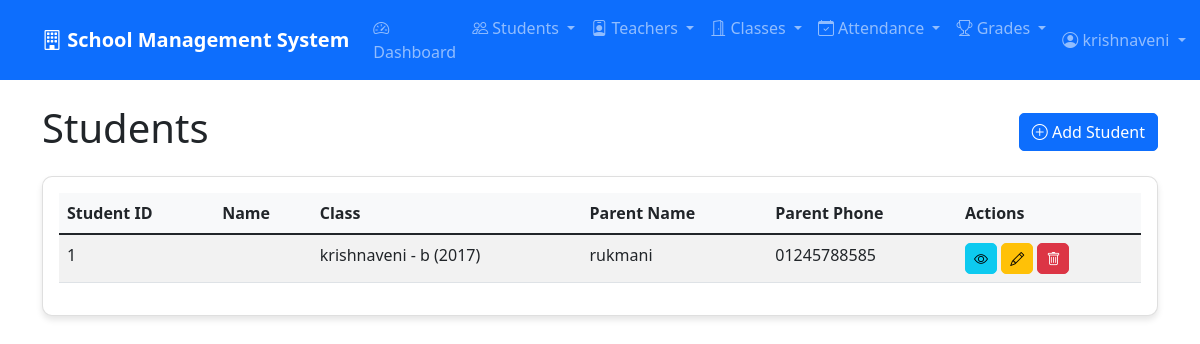
The app's page /students/ (signed in) with its own data.
### myapp/models.py (models this page shows, shortened)
class Student(models.Model):
    GENDER_CHOICES = (
        ('M', 'Male'),
        ('F', 'Female'),
        ('O', 'Other'),
    )
    user = models.OneToOneField(User, on_delete=models.CASCADE)
    student_id = models.CharField(max_length=20, unique=True)
    admission_number = models.CharField(max_length=20, unique=True)
    date_of_birth = models.DateField()
    gender = models.CharField(max_length=1, choices=GENDER_CHOICES)
    address = models.TextField()
    phone_number = models.CharField(max_length=15)
    parent_name = models.CharField(max_length=100)
    parent_phone = models.CharField(max_length=15)
    parent_email = models.EmailField(blank=True)
    current_class = models.ForeignKey(Class, on_delete=models.SET_NULL, null=True, related_name='students')
    enrollment_date = models.DateField(auto_now_add=True)
    is_active = models.BooleanField(default=True)

class Class(models.Model):
    name = models.CharField(max_length=50)  # e.g., Grade 10
    section = models.CharField(max_length=10)  # e.g., A, B
    academic_year = models.CharField(max_length=9)  # e.g., 2024-2025
    room_number = models.CharField(max_length=10, blank=True)
    capacity = models.IntegerField(default=30)
    class Meta:
        verbose_name_plural = 'Classes'
        unique_together = ['name', 'section', 'academic_year']
    def __str__(self):
        return f"{self.name} - {self.section} ({self.academic_year})"

### myapp/views.py (the view)
# urls.py: path('students/', views.student_list, name='student_list'),
@login_required
def student_list(request):
    students = Student.objects.all()
    paginator = Paginator(students, 10)
    page_number = request.GET.get('page')
    page_obj = paginator.get_page(page_number)
    return render(request, 'students/list.html', {'page_obj': page_obj})

### myapp/templates/students/list.html (shortened to what this page needs)
{% extends 'base.html' %}
{% block content %}
<div class="d-flex justify-content-between align-items-center mb-3">
    <h1>Students</h1>
    <a href="{% url 'student_create' %}" class="btn btn-primary">
        <i class="bi bi-plus-circle"></i> Add Student
    </a>
</div>
<div class="card">
    <div class="card-body">
        <table class="table table-striped">
            <thead>
                <tr>
                    <th>Student ID</th>
                    <th>Name</th>
                    <th>Class</th>
                    <th>Parent Name</th>
                    <th>Parent Phone</th>
                    <th>Actions</th>
                </tr>
            </thead>
            <tbody>
                {% for student in page_obj %}
                <tr>
                    <td>{{ student.student_id }}</td>
                    <td>{{ student.user.get_full_name }}</td>
                    <td>{{ student.current_class|default:"Not Assigned" }}</td>
                    <td>{{ student.parent_name }}</td>
                    <td>{{ student.parent_phone }}</td>
                    <td>
                        <a href="{% url 'student_detail' student.pk %}" class="btn btn-sm btn-info">
                            <i class="bi bi-eye"></i>
                        </a>
                        <a href="{% url 'student_update' student.pk %}" class="btn btn-sm btn-warning">
                            <i class="bi bi-pencil"></i>
                        </a>
                        <a href="{% url 'student_delete' student.pk %}" class="btn btn-sm btn-danger">
                            <i class="bi bi-trash"></i>
                        </a>
                    </td>
                </tr>
                {% empty %}
                <tr>
                    <td colspan="6" class="text-center">No students found</td>
                </tr>
                {% endfor %}
            </tbody>
        </table>
    </div>
</div>
{% endblock %}

### myapp/templates/base.html (shortened to what this page needs)
<!DOCTYPE html>
<html lang="en">
<head>
    <link href="https://cdn.jsdelivr.net/npm/bootstrap@5.1.3/dist/css/bootstrap.min.css" rel="stylesheet">
    <link rel="stylesheet" href="https://cdn.jsdelivr.net/npm/bootstrap-icons@1.8.1/font/bootstrap-icons.css">
</head>
<body>
    <nav class="navbar navbar-expand-lg navbar-dark bg-primary">
        <div class="container">
            <a class="navbar-brand" href="{% url 'dashboard' %}">
                <i class="bi bi-building"></i> School Management System
            </a>
            {% if user.is_authenticated %}
            <div class="collapse navbar-collapse" id="navbarNav">
                <ul class="navbar-nav me-auto">
                    <li class="nav-item">
                        <a class="nav-link" href="{% url 'dashboard' %}">
                            <i class="bi bi-speedometer2"></i> Dashboard
                        </a>
                    </li>
                    <li class="nav-item dropdown">
                        <a class="nav-link dropdown-toggle" href="#" role="button" data-bs-toggle="dropdown">
                            <i class="bi bi-people"></i> Students
                        </a>
                    </li>
                    <li class="nav-item dropdown">
                        <a class="nav-link dropdown-toggle" href="#" role="button" data-bs-toggle="dropdown">
                            <i class="bi bi-person-badge"></i> Teachers
                        </a>
                    </li>
                    <li class="nav-item dropdown">
                        <a class="nav-link dropdown-toggle" href="#" role="button" data-bs-toggle="dropdown">
                            <i class="bi bi-door-open"></i> Classes
                        </a>
                    </li>
                    <li class="nav-item dropdown">
                        <a class="nav-link dropdown-toggle" href="#" role="button" data-bs-toggle="dropdown">
                            <i class="bi bi-calendar-check"></i> Attendance
                        </a>
                    </li>
                    <li class="nav-item dropdown">
                        <a class="nav-link dropdown-toggle" href="#" role="button" data-bs-toggle="dropdown">
                            <i class="bi bi-trophy"></i> Grades
                        </a>
                    </li>
                </ul>
                <ul class="navbar-nav">
                    <li class="nav-item dropdown">
                        <a class="nav-link dropdown-toggle" href="#" role="button" data-bs-toggle="dropdown">
                            <i class="bi bi-person-circle"></i> {{ user.username }}
                        </a>
                    </li>
                </ul>
            </div>
            {% endif %}
        </div>
    </nav>
    <div class="container mt-4">
        {% block content %}
        {% endblock %}
    </div>
</body>
</html>

### myapp/templates/base.html (style rules this page uses)
.navbar-brand { font-weight: bold; }
.card { border-radius: 10px; box-shadow: 0 4px 6px rgba(0,0,0,0.1); }
.btn { border-radius: 5px; }
.table th { background-color: #f8f9fa; }

### records on screen
Student: student_id "1", current_class "krishnaveni - b (2017)", parent_name "rukmani", parent_phone "01245788585"

### other values on screen
{{ user.username }} "krishnaveni"
